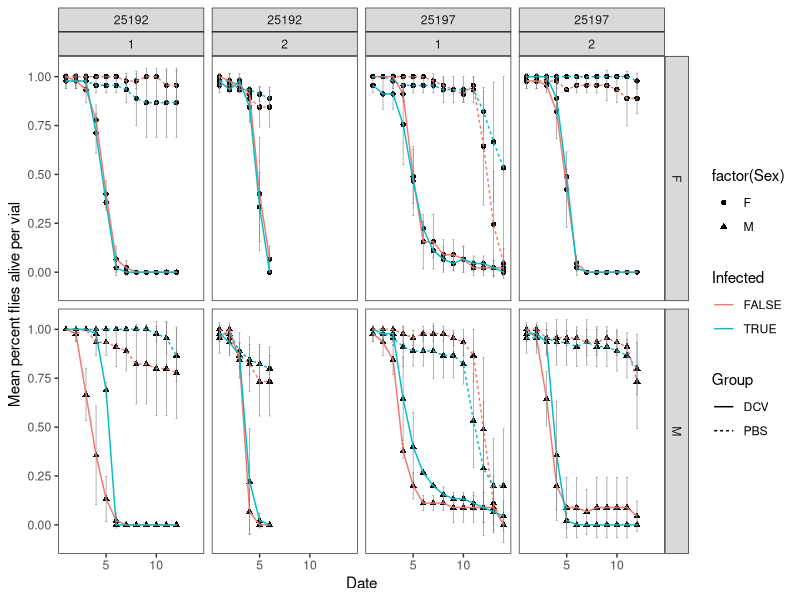
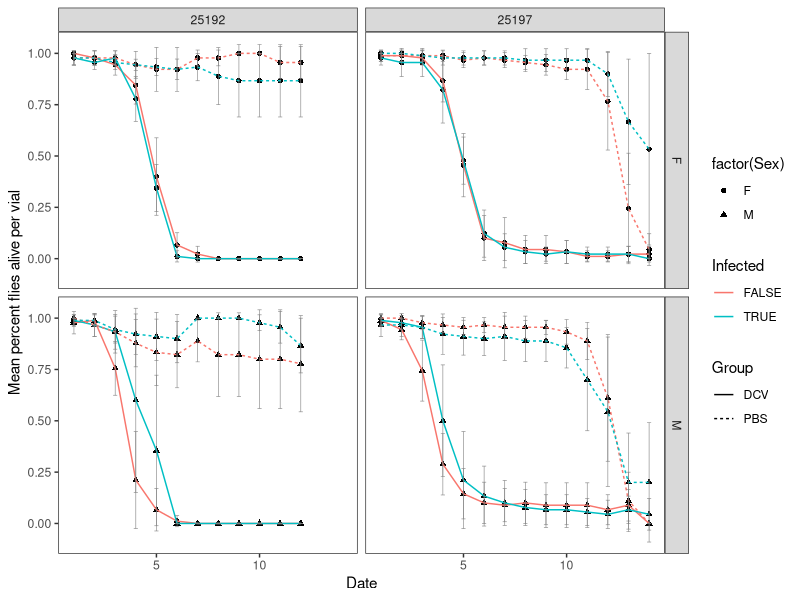
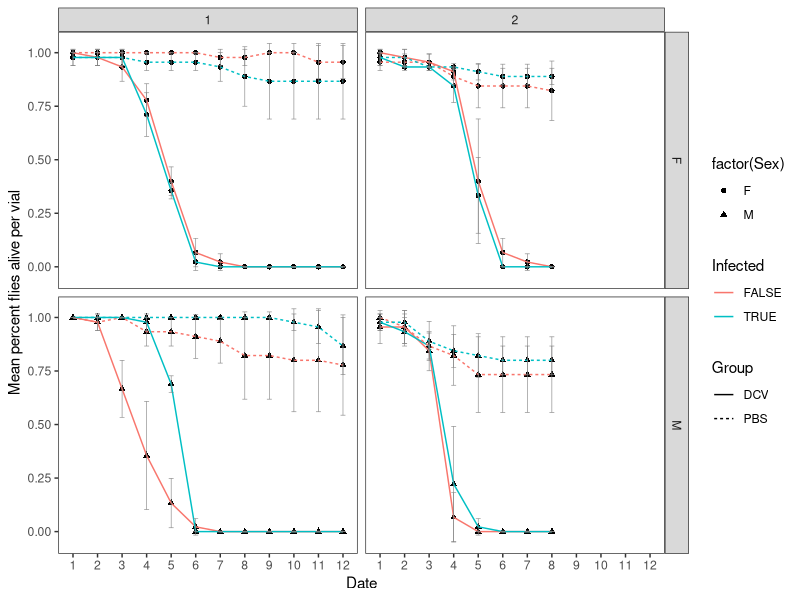
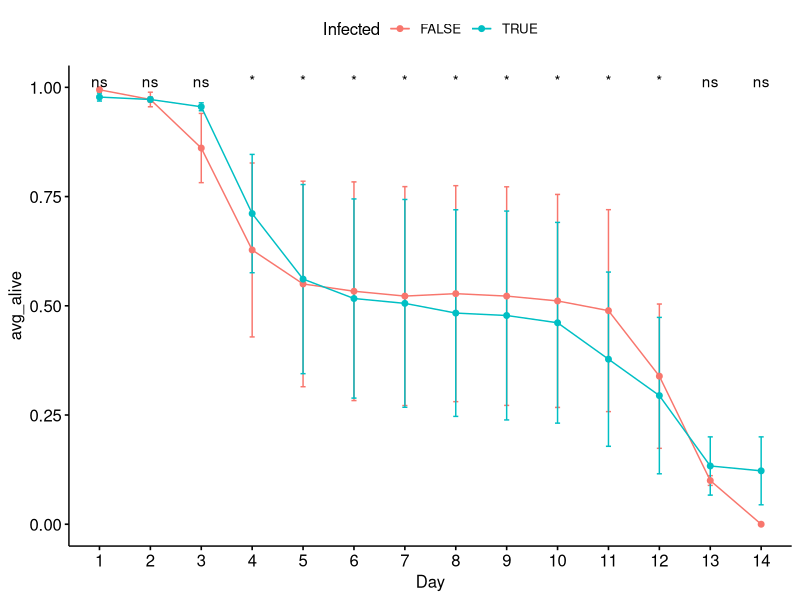
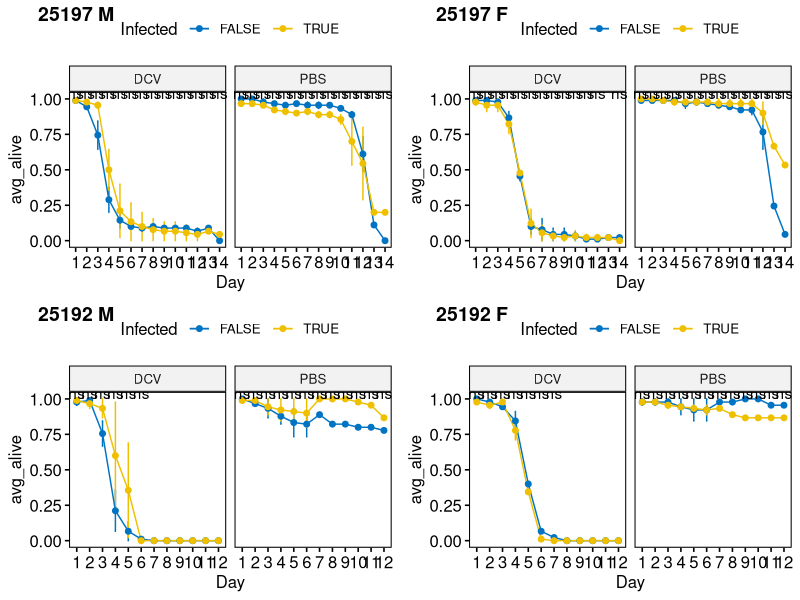

Generate these figures, in order, with R:
#This script is to analyze the fitness of flies infected with galbut virus against DCV

#Created by: Shaun Cross
#Date: 03 Feb 2020

#Set wd to the location the file is saved
setwd(dirname(rstudioapi::getActiveDocumentContext()$path))

#Load appropriate packages
library(tidyverse)
library(readxl)
library(lubridate)

#Load in the excel file
df <- read_excel("DCV_survival_tidy.xlsx")

#average triplicates across technical duplicates
df_avg <- df %>% group_by(Strain, Infected, Sex, Group, Day, technical_rep) %>% summarize(avg_alive = mean(Percent_alive), std_alive = sd(Percent_alive))

#plot it

ggplot(df_avg, aes(x = Day, y = avg_alive, group = interaction(Strain, Infected, Sex, Group))) +
  geom_point(aes(shape=factor(Sex))) +
  geom_line(aes(color=Infected, linetype = Group)) +
  geom_errorbar(aes(ymin = (avg_alive - std_alive), ymax = (avg_alive + std_alive)), 
                width = 0.2, 
                color = "grey50",
                size = 0.2) +
  facet_grid(Sex~Strain + technical_rep) +
  theme_bw() +
  theme(panel.grid = element_blank()) +
  xlab("Date") + 
  ylab("Mean percent flies alive per vial")


#Plotted with tech replicates combined
df_avg2 <- df %>% group_by(Strain, Infected, Sex, Group, Day) %>% summarize(avg_alive = mean(Percent_alive), std_alive = sd(Percent_alive))


ggplot(df_avg2, aes(x = Day, y = avg_alive, group = interaction(Strain, Infected, Sex, Group))) +
  geom_point(aes(shape=factor(Sex))) +
  geom_line(aes(color=Infected, linetype = Group)) +
  geom_errorbar(aes(ymin = (avg_alive - std_alive), ymax = (avg_alive + std_alive)), 
                width = 0.2, 
                color = "grey50",
                size = 0.2) +
  facet_grid(Sex~Strain) +
  theme_bw() +
  theme(panel.grid = element_blank()) +
  xlab("Date") + 
  ylab("Mean percent flies alive per vial")


#DCV 25192 Only

df_92 <- read_excel("DCV_survival_tidy.xlsx", sheet = "25192_combined")
df_92$Day <- as.factor(df_92$Day)
df_92_avg <- df_92 %>% group_by(Infected, Sex, Group, Day, technical_rep) %>% summarize(avg_alive = mean(Percent_alive), std_alive = sd(Percent_alive))

ggplot(df_92_avg, aes(x = Day, y = avg_alive, group = interaction(Infected, Sex, Group))) +
  geom_point(aes(shape=factor(Sex))) +
  geom_line(aes(color=Infected, linetype = Group)) +
  geom_errorbar(aes(ymin = (avg_alive - std_alive), ymax = (avg_alive + std_alive)), 
                width = 0.2, 
                color = "grey50",
                size = 0.2) +
  facet_grid(Sex~technical_rep) +
  theme_bw() +
  theme(panel.grid = element_blank()) +
  xlab("Date") + 
  ylab("Mean percent flies alive per vial")


#do some stats on this 
#Following from: http://www.sthda.com/english/articles/24-ggpubr-publication-ready-plots/76-add-p-values-and-significance-levels-to-ggplots/
#facet wrap from this thread: https://github.com/kassambara/ggpubr/issues/19
install.packages("ggpubr")
library(ggpubr)

#looks like I can't do the fancy plotting in ggpubr like we can with tidyverse...also may just not know how to do it well at the moment
#going to make a group for each sex and strain
#then we will combine all plots together using cowplot

df_25197_M <- df_avg %>% filter(Strain == "25197", Sex == "M")
df_25197_F <- df_avg %>% filter(Strain == "25197", Sex == "F")
df_25192_M <- df_avg %>% filter(Strain == "25192", Sex == "M")
df_25192_F <- df_avg %>% filter(Strain == "25192", Sex == "F")

ggline(df_25197_M, x = "Day", y = "avg_alive", add = "mean_se",
       color = "Infected", palette = "Group") +
  stat_compare_means(aes(group = Group), label = "p.signif")

#Plots DCV and PBS groups side by side with stats
#25197 Males
p_97M <- df_25197_M %>% ggline(x = "Day", y = "avg_alive",
       color = "Infected", add = "mean_se",
       facet.by = "Group",
       palette = "jco"
) +
  stat_compare_means(aes(group = Infected), label = "p.signif")

#25197 Females
p_97F <-df_25197_F %>% ggline(x = "Day", y = "avg_alive",
                      color = "Infected", add = "mean_se",
                      facet.by = "Group",
                      palette = "jco"
) +
  stat_compare_means(aes(group = Infected), label = "p.signif")

#25192 Males
p_92M <- df_25192_M %>% ggline(x = "Day", y = "avg_alive",
                      color = "Infected", add = "mean_se",
                      facet.by = "Group",
                      palette = "jco"
) +
  stat_compare_means(aes(group = Infected), label = "p.signif")

#25192 Females
p_92F <- df_25192_F %>% ggline(x = "Day", y = "avg_alive",
                      color = "Infected", add = "mean_se",
                      facet.by = "Group",
                      palette = "jco"
) +
  stat_compare_means(aes(group = Infected), label = "p.signif")


#let's combine them into one master plot just to make it easier to send to everybody
library(cowplot)

plot_grid(p_97M, p_97F, p_92M, p_92F, labels = c("25197 M", "25197 F", "25192 M", "25192 F"))
